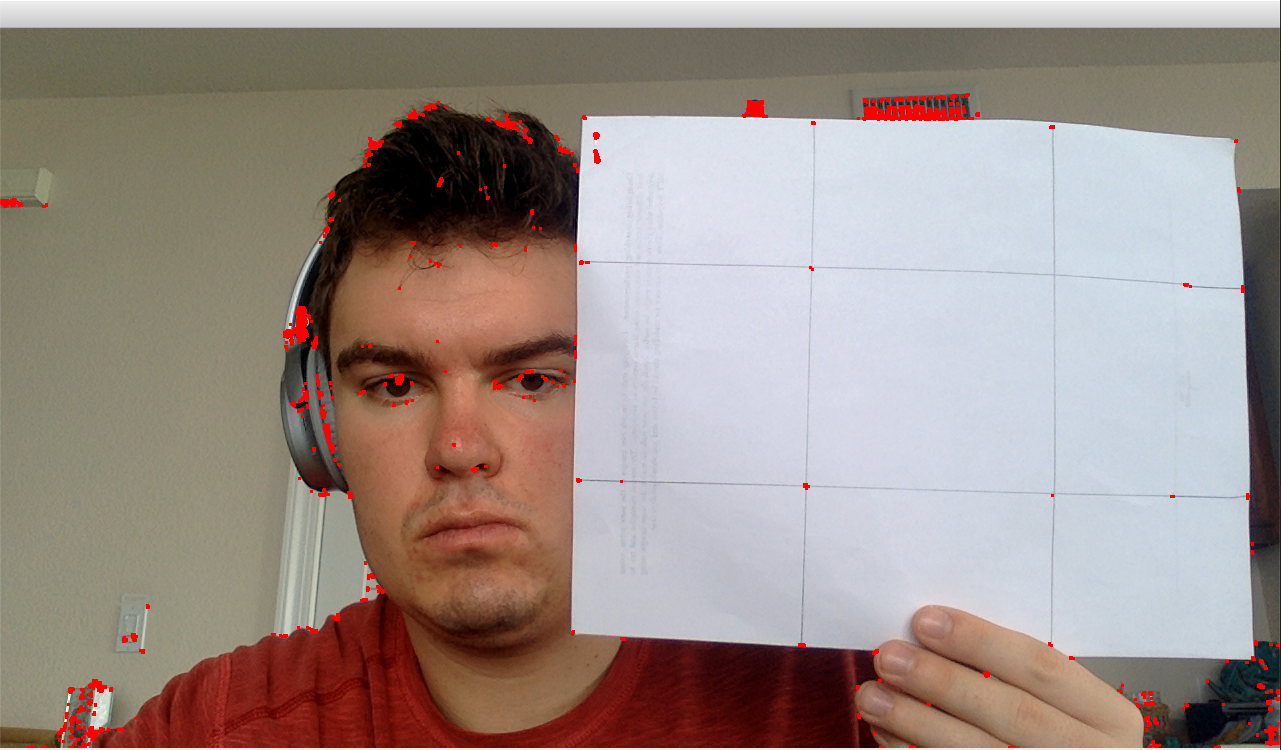
#> input picture Part1/harris/corners_2_5.png, 1281 x 750 px, given in place of the camera
$ python edges_corners.py
#> lines starting #> are read from the running program, lines starting #| are printed output that depends on the picture; after the words box and inside, x2 and y2 are one past the last pixel; in counts of white or black regions, pixels touching at a corner belong together
'''
Alex Brockman
Part 1 Implementation
While writing the report, make sure to change every variable as possible and
analyze each picture one by one in edge AND corner detection
'''

import cv2

#use camera to capture video
video = cv2.VideoCapture(0)
while(True):
    # Capture frame-by-frame
    ret, frame = video.read()
#> frame is the input picture: shape (750, 1281, 3); mean B, G, R 137.8, 143.5, 157.6

    # Perform operations on the frame
    gray = cv2.cvtColor(frame, cv2.COLOR_BGR2GRAY)
    corner = cv2.cornerHarris(gray, 2, 5, 0.04) #default: 2, 3, 0.02
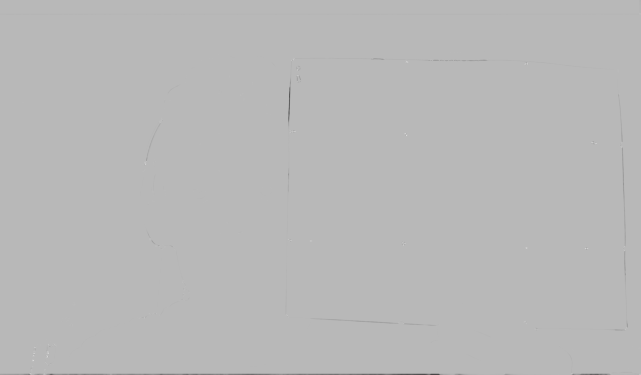
#> corner: shape (750, 1281) float32 (shown at 1/2 size); min -1.86, max 0.707, mean -0.00234; drawn with min black and max white
    canny = cv2.Canny(gray, 175, 175) #default: gray, 200, 200
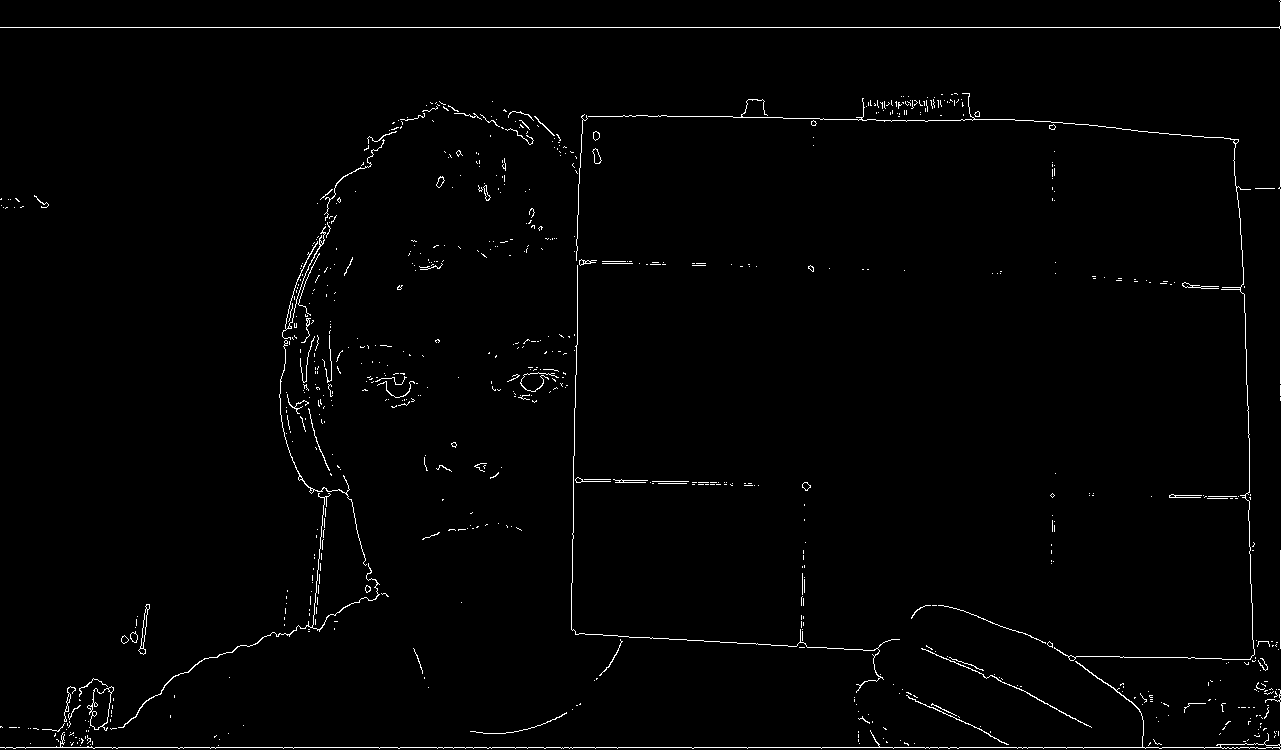
#> canny: shape (750, 1281); 1.4% white in thin lines or dots

    # dilate the edges and corners to view in color video
    corner = cv2.dilate(corner, None)
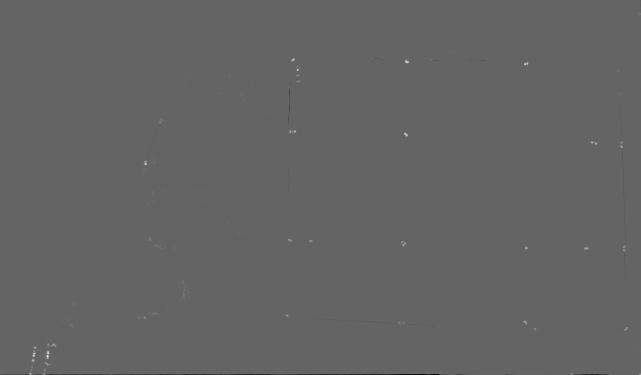
#> corner: shape (750, 1281) float32 (shown at 1/2 size); min -0.462, max 0.707, mean -0.000186; drawn with min black and max white
    canny = cv2.dilate(canny, None)
#> canny: shape (750, 1281); 4.6% white; 277 white regions (145 under 20 px), largest, box (x1, y1, x2, y2) and area: (0, 92, 1281, 750) 18581, (78, 100, 535, 733) 7679, (0, 0, 1281, 402) 4653

    frame[corner > 0.001 * corner.max()] = [0, 0, 255] #changes size of dots in frame
    frame[canny > 0.001 * canny.max()] = [0, 0, 255] #changes size of dots in frame
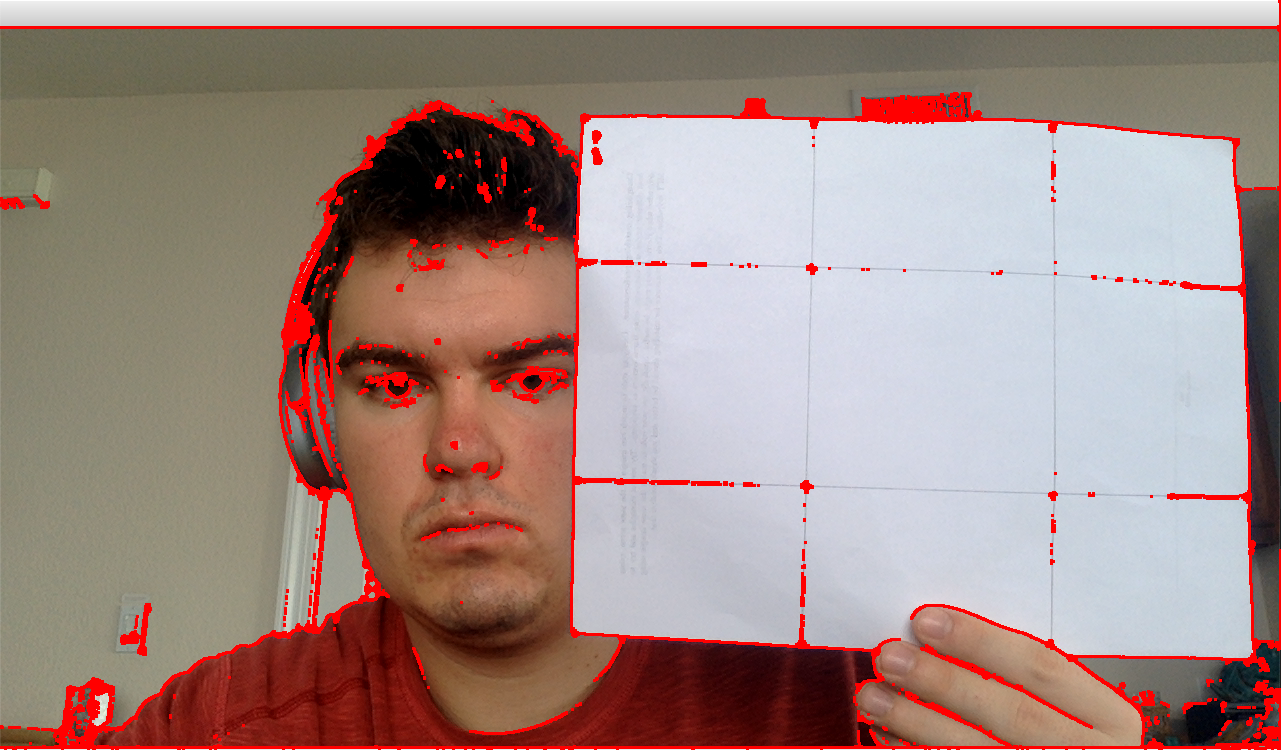
#> frame: shape (750, 1281, 3); mean B, G, R 133.1, 138.6, 162.8

    #display the frame
    cv2.imshow('Edges', frame)

    #press q to quit
    if cv2.waitKey(1) & 0xFF == ord('q'):
#> (key q is pressed here)
        break

# When everything done, release the capture
video.release()
cv2.destroyAllWindows()

$ run again, on Part1/harris/corners_3s.png
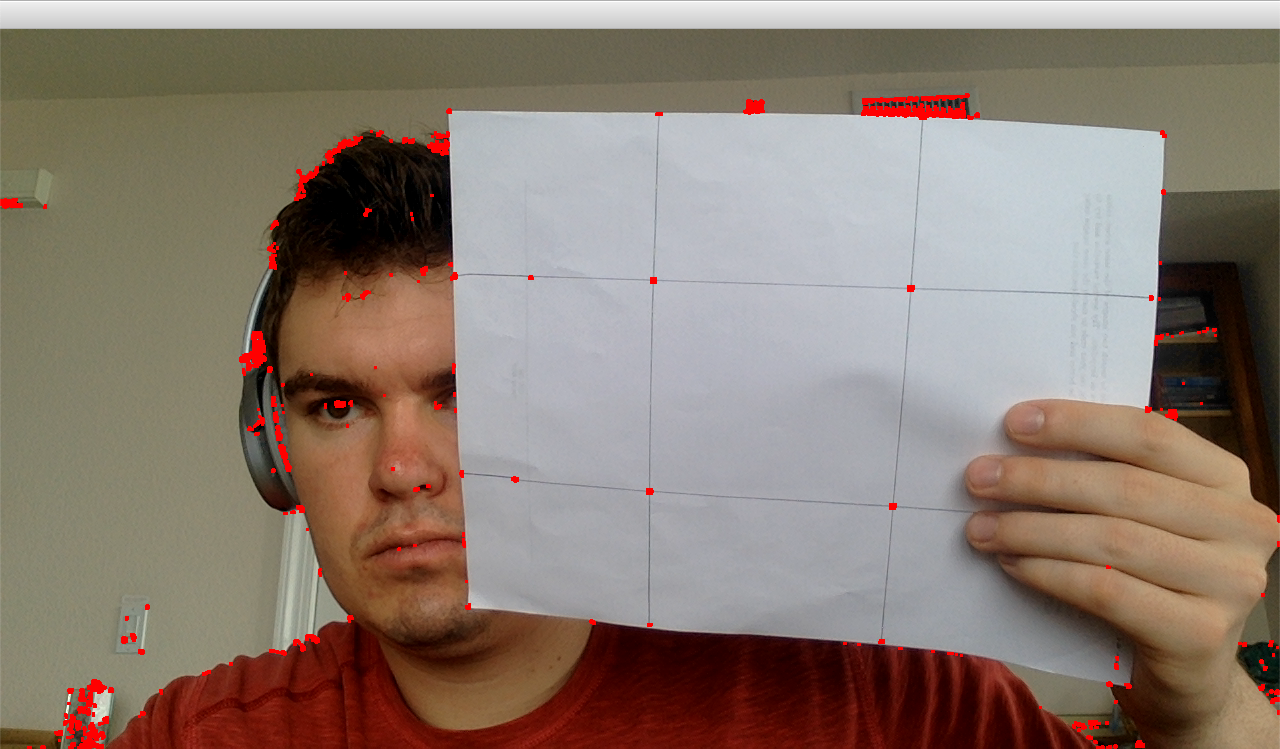
#> input picture Part1/harris/corners_3s.png, 1280 x 749 px, given in place of the camera
#> frame is the input picture: shape (749, 1280, 3); mean B, G, R 113.5, 124, 139.4
#> `canny = cv2.Canny(gray, 175, 175)`:
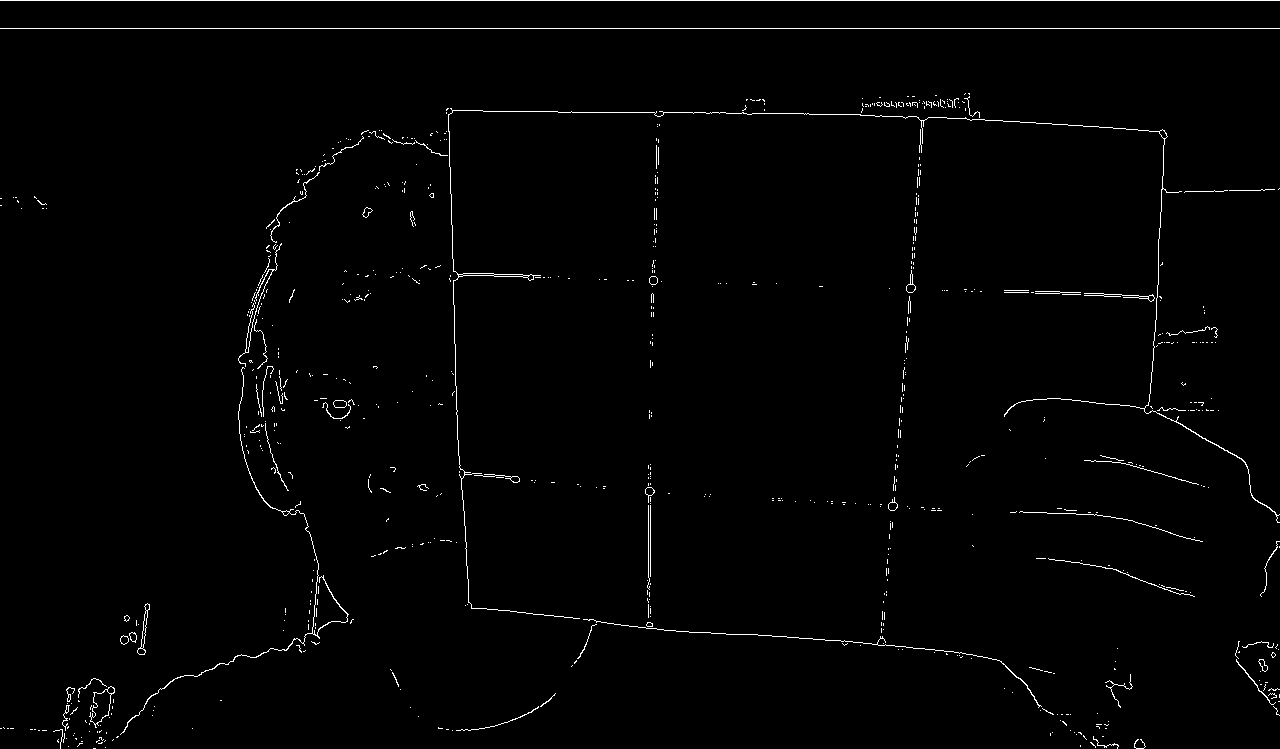
#> canny: shape (749, 1280); 1.3% white in thin lines or dots
#> `frame[canny > 0.001 * canny.max()] = [0, 0, 255]`:
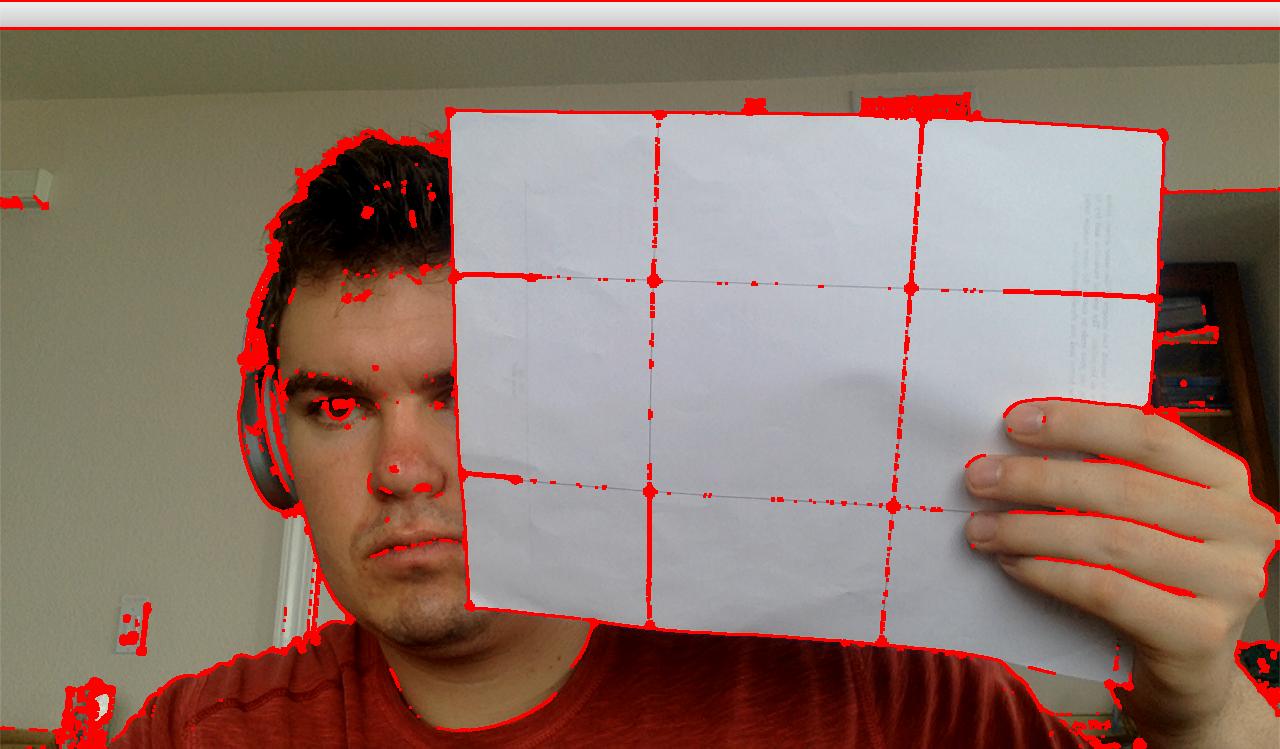
#> frame: shape (749, 1280, 3); mean B, G, R 109.1, 119.3, 144.1

$ run again, on Part1/harris/corners_3s_door.png
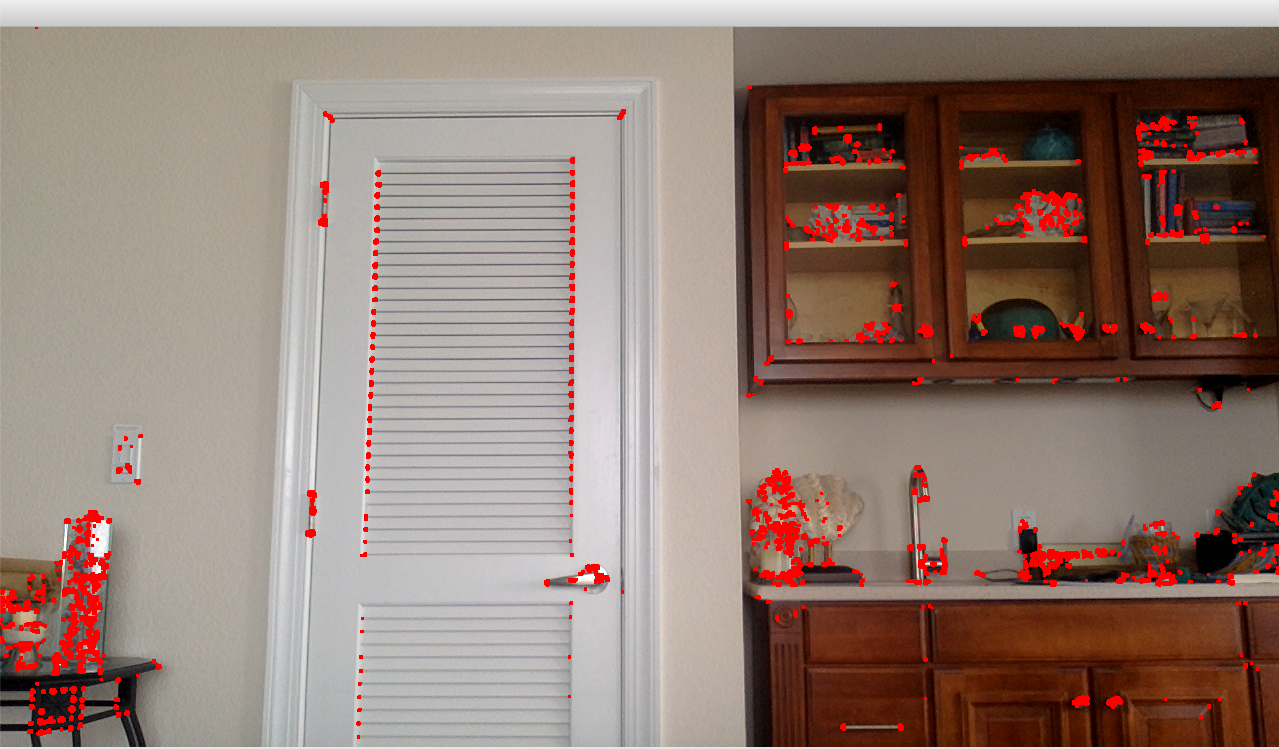
#> input picture Part1/harris/corners_3s_door.png, 1279 x 749 px, given in place of the camera
#> frame is the input picture: shape (749, 1279, 3); mean B, G, R 117.1, 126.2, 147.3
#> `canny = cv2.Canny(gray, 175, 175)`:
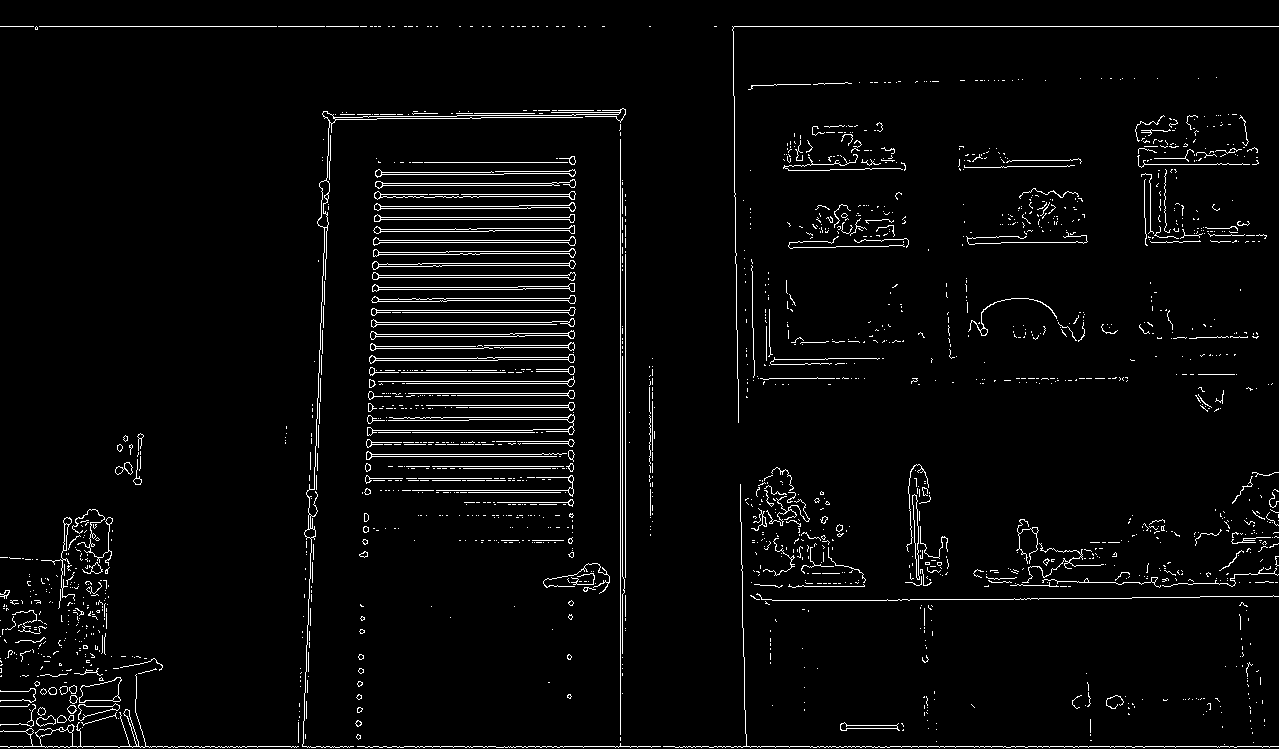
#> canny: shape (749, 1279); 3.4% white in thin lines or dots
#> `frame[canny > 0.001 * canny.max()] = [0, 0, 255]`:
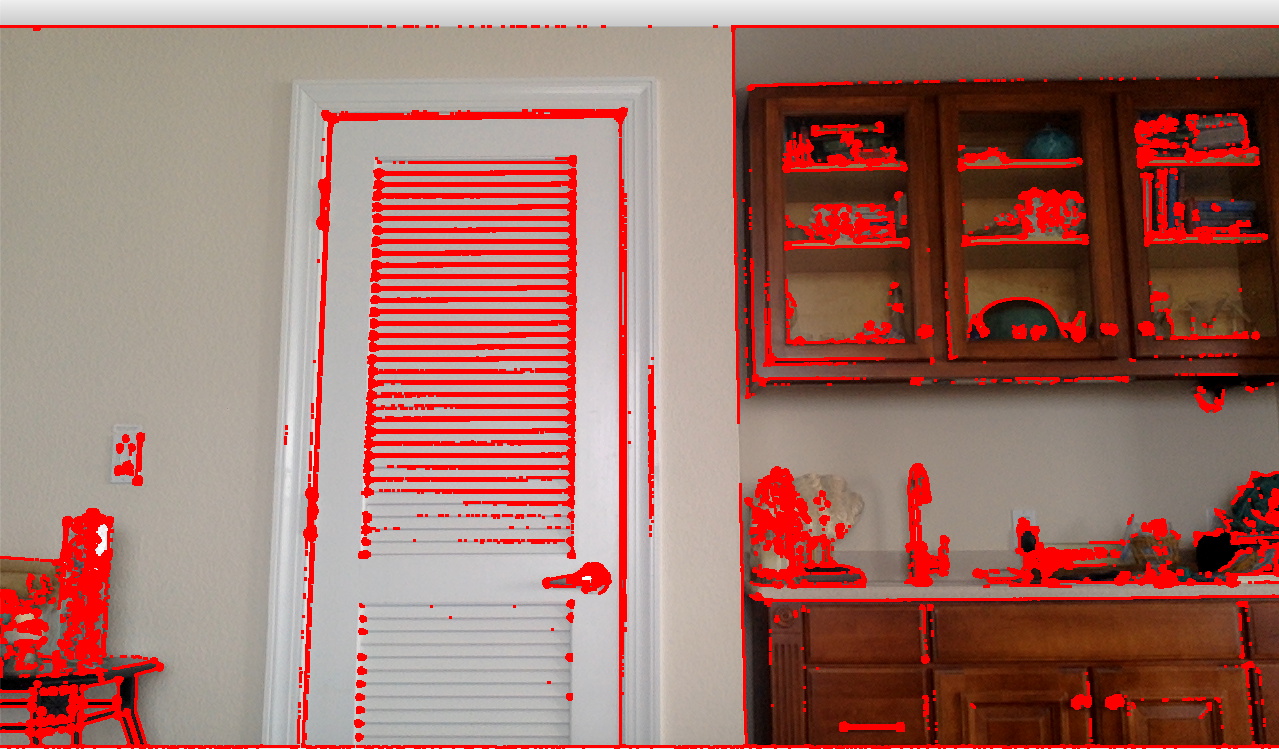
#> frame: shape (749, 1279, 3); mean B, G, R 105.4, 114.1, 158.8
